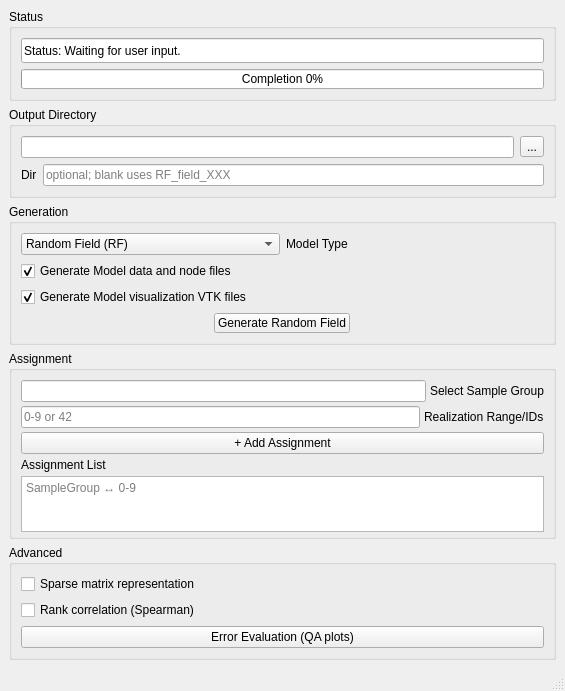
<?xml version="1.0" encoding="UTF-8"?>
<ui version="4.0">
 <class>MainWindow</class>
 <widget class="QMainWindow" name="MainWindow">
  <property name="geometry">
   <rect>
    <x>0</x>
    <y>0</y>
    <width>565</width>
    <height>420</height>
   </rect>
  </property>
  <property name="sizePolicy">
   <sizepolicy hsizetype="Expanding" vsizetype="Minimum">
    <horstretch>0</horstretch>
    <verstretch>0</verstretch>
   </sizepolicy>
  </property>
  <property name="windowTitle">
   <string>MainWindow</string>
  </property>
  <widget class="QWidget" name="centralwidget">
   <property name="sizePolicy">
    <sizepolicy hsizetype="Expanding" vsizetype="Preferred">
     <horstretch>0</horstretch>
     <verstretch>0</verstretch>
    </sizepolicy>
   </property>
   <layout class="QGridLayout" name="gridLayout_rf_field_gen">
    <item row="0" column="0">
     <widget class="QGroupBox" name="groupBox_rf_status">
      <property name="title">
       <string>Status</string>
      </property>
      <layout class="QGridLayout" name="gridLayout_rf_status">
       <item row="0" column="0">
        <widget class="QLineEdit" name="statusWindow">
         <property name="enabled">
          <bool>true</bool>
         </property>
         <property name="sizePolicy">
          <sizepolicy hsizetype="Expanding" vsizetype="MinimumExpanding">
           <horstretch>0</horstretch>
           <verstretch>0</verstretch>
          </sizepolicy>
         </property>
         <property name="minimumSize">
          <size>
           <width>0</width>
           <height>25</height>
          </size>
         </property>
         <property name="maximumSize">
          <size>
           <width>16777215</width>
           <height>25</height>
          </size>
         </property>
         <property name="cursor">
          <cursorShape>BlankCursor</cursorShape>
         </property>
         <property name="text">
          <string>Status: Waiting for user input.</string>
         </property>
         <property name="frame">
          <bool>true</bool>
         </property>
         <property name="readOnly">
          <bool>true</bool>
         </property>
        </widget>
       </item>
       <item row="1" column="0">
        <widget class="QProgressBar" name="progressBar">
         <property name="sizePolicy">
          <sizepolicy hsizetype="Expanding" vsizetype="Fixed">
           <horstretch>0</horstretch>
           <verstretch>0</verstretch>
          </sizepolicy>
         </property>
         <property name="minimumSize">
          <size>
           <width>0</width>
           <height>20</height>
          </size>
         </property>
         <property name="value">
          <number>0</number>
         </property>
         <property name="textVisible">
          <bool>true</bool>
         </property>
         <property name="format">
          <string>Completion %p%</string>
         </property>
        </widget>
       </item>
      </layout>
     </widget>
    </item>
    <item row="1" column="0">
     <widget class="QGroupBox" name="groupBox_rf_output_dir">
      <property name="title">
       <string>Output Directory</string>
      </property>
      <layout class="QGridLayout" name="gridLayout_rf_output_dir">
       <item row="0" column="0">
        <layout class="QHBoxLayout" name="horizontalLayout_rf_output_dir">
         <item>
          <widget class="QLineEdit" name="outputDir">
           <property name="enabled">
            <bool>true</bool>
           </property>
           <property name="readOnly">
            <bool>false</bool>
           </property>
          </widget>
         </item>
         <item>
          <widget class="QToolButton" name="readDirButton">
           <property name="enabled">
            <bool>true</bool>
           </property>
           <property name="text">
            <string notr="true">...</string>
           </property>
          </widget>
         </item>
        </layout>
       </item>
       <item row="1" column="0">
        <layout class="QHBoxLayout" name="horizontalLayout_rf_output_dirname">
         <item>
          <widget class="QLabel" name="label_rf_output_dirname">
           <property name="text">
            <string>Dir</string>
           </property>
          </widget>
         </item>
         <item>
          <widget class="QLineEdit" name="rfOutputDirName">
           <property name="placeholderText">
            <string>optional; blank uses RF_field_XXX</string>
           </property>
          </widget>
         </item>
        </layout>
       </item>
      </layout>
     </widget>
    </item>
    <item row="2" column="0">
     <widget class="QGroupBox" name="groupBox_rf_generation">
      <property name="title">
       <string>Generation</string>
      </property>
      <layout class="QGridLayout" name="gridLayout_rf_generation">
       <item row="0" column="0" colspan="3">
        <layout class="QHBoxLayout" name="horizontalLayout_rf_model_type">
         <item>
          <widget class="QComboBox" name="modelType">
           <item>
            <property name="text">
             <string>Random Field (RF)</string>
            </property>
           </item>
          </widget>
         </item>
         <item>
          <widget class="QLabel" name="label_rf_model_type">
           <property name="text">
            <string>Model Type</string>
           </property>
          </widget>
         </item>
        </layout>
       </item>
       <item row="1" column="0" colspan="2">
        <widget class="QCheckBox" name="rfDataFilesGen">
         <property name="enabled">
          <bool>true</bool>
         </property>
         <property name="text">
          <string>Generate Model data and node files</string>
         </property>
         <property name="checked">
          <bool>true</bool>
         </property>
         <property name="tristate">
          <bool>false</bool>
         </property>
        </widget>
       </item>
       <item row="2" column="0" colspan="2">
        <widget class="QCheckBox" name="rfVisFilesGen">
         <property name="enabled">
          <bool>true</bool>
         </property>
         <property name="text">
          <string>Generate Model visualization VTK files</string>
         </property>
         <property name="checked">
          <bool>true</bool>
         </property>
         <property name="tristate">
          <bool>false</bool>
         </property>
        </widget>
       </item>
       <item row="3" column="0" colspan="3" alignment="Qt::AlignHCenter">
        <layout class="QGridLayout" name="rfGenerationButtonsGrid">
         <item row="0" column="0">
          <widget class="QPushButton" name="generateRandomField">
           <property name="sizePolicy">
            <sizepolicy hsizetype="Preferred" vsizetype="Fixed">
             <horstretch>0</horstretch>
             <verstretch>0</verstretch>
            </sizepolicy>
           </property>
           <property name="minimumSize">
            <size>
             <width>100</width>
             <height>20</height>
            </size>
           </property>
           <property name="text">
            <string>Generate Random Field</string>
           </property>
           <property name="autoDefault">
            <bool>false</bool>
           </property>
          </widget>
         </item>
        </layout>
       </item>
      </layout>
     </widget>
    </item>
    <item row="3" column="0">
     <widget class="QGroupBox" name="groupBox_rf_assignment">
      <property name="sizePolicy">
       <sizepolicy hsizetype="Preferred" vsizetype="Minimum">
        <horstretch>0</horstretch>
        <verstretch>0</verstretch>
       </sizepolicy>
      </property>
      <property name="title">
       <string>Assignment</string>
      </property>
      <layout class="QVBoxLayout" name="verticalLayout_rf_assignment">
       <property name="spacing">
        <number>4</number>
       </property>
       <property name="bottomMargin">
        <number>4</number>
       </property>
       <item>
        <layout class="QHBoxLayout" name="horizontalLayout_rf_sample_group">
         <item>
          <widget class="QLineEdit" name="rfAssignmentSampleGroup">
           <property name="minimumSize">
            <size>
             <width>120</width>
             <height>0</height>
            </size>
           </property>
          </widget>
         </item>
         <item>
          <widget class="QLabel" name="label_rf_assignment_sample_group">
           <property name="text">
            <string>Select Sample Group</string>
           </property>
          </widget>
         </item>
        </layout>
       </item>
       <item>
        <layout class="QHBoxLayout" name="horizontalLayout_rf_realizations">
         <item>
          <widget class="QLineEdit" name="rfAssignmentRealizations">
           <property name="minimumSize">
            <size>
             <width>120</width>
             <height>0</height>
            </size>
           </property>
           <property name="placeholderText">
            <string>0-9 or 42</string>
           </property>
           <property name="toolTip">
            <string>Realization Range/IDs (e.g. &quot;0-9&quot; or &quot;42&quot;)</string>
           </property>
          </widget>
         </item>
         <item>
          <widget class="QLabel" name="label_rf_assignment_realizations">
           <property name="text">
            <string>Realization Range/IDs</string>
           </property>
          </widget>
         </item>
        </layout>
       </item>
       <item>
        <widget class="QPushButton" name="rfAddAssignmentButton">
         <property name="text">
          <string>+ Add Assignment</string>
         </property>
         <property name="autoDefault">
          <bool>false</bool>
         </property>
        </widget>
       </item>
       <item>
        <widget class="QLabel" name="label_rf_assignment_list">
         <property name="text">
          <string>Assignment List</string>
         </property>
        </widget>
       </item>
       <item>
        <widget class="QPlainTextEdit" name="rfAssignmentList">
         <property name="sizePolicy">
          <sizepolicy hsizetype="Expanding" vsizetype="Fixed">
           <horstretch>0</horstretch>
           <verstretch>0</verstretch>
          </sizepolicy>
         </property>
         <property name="minimumSize">
          <size>
           <width>0</width>
           <height>56</height>
          </size>
         </property>
         <property name="maximumSize">
          <size>
           <width>16777215</width>
           <height>56</height>
          </size>
         </property>
         <property name="placeholderText">
          <string>SampleGroup ↔ 0-9</string>
         </property>
         <property name="toolTip">
          <string>One assignment per line: Sample Group ↔ Realizations</string>
         </property>
        </widget>
       </item>
      </layout>
     </widget>
    </item>
    <item row="4" column="0">
     <widget class="QGroupBox" name="gb_rf_advanced">
      <property name="title">
       <string>Advanced</string>
      </property>
      <layout class="QVBoxLayout" name="verticalLayout_rf_advanced">
       <item>
        <widget class="QCheckBox" name="rfFieldSparse">
         <property name="text">
          <string>Sparse matrix representation</string>
         </property>
        </widget>
       </item>
       <item>
        <widget class="QCheckBox" name="rfFieldRankCorrelation">
         <property name="text">
          <string>Rank correlation (Spearman)</string>
         </property>
        </widget>
       </item>
       <item>
        <widget class="QPushButton" name="rfErrorEvaluation">
         <property name="text">
          <string>Error Evaluation (QA plots)</string>
         </property>
        </widget>
       </item>
      </layout>
     </widget>
    </item>
   </layout>
  </widget>
  <widget class="QMenuBar" name="menubar">
   <property name="geometry">
    <rect>
     <x>0</x>
     <y>0</y>
     <width>565</width>
     <height>21</height>
    </rect>
   </property>
  </widget>
  <widget class="QStatusBar" name="statusbar"/>
 </widget>
 <resources/>
 <connections/>
</ui>
